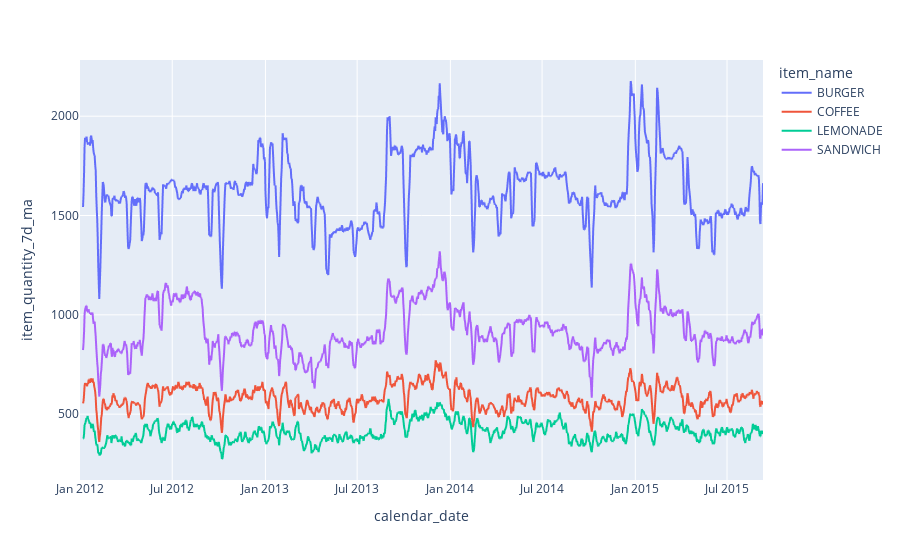

Here is the notebook cell this chart was saved with:
### Code cell
px.line(sales_by_date, x='calendar_date', y='item_quantity_7d_ma', color='item_name')

### Figure 1 — Plotly figure (JSON) as saved in the notebook; plotly's stock layout.template omitted (floating-point values rounded to 4 significant figures; data arrays with more than 128 entries replaced by an {"elided": "..."} marker saying what was removed)
{"data": [{"hovertemplate": "item_name=BURGER<br>calendar_date=%{x}<br>item_quantity_7d_ma=%{y}<extra></extra>", "legendgroup": "BURGER", "line": {"color": "#636efa", "dash": "solid"}, "marker": {"symbol": "circle"}, "mode": "lines", "name": "BURGER", "showlegend": true, "type": "scattergl", "x": {"elided": "1348 str values"}, "xaxis": "x", "y": {"elided": "1348 float values"}, "yaxis": "y"}, {"hovertemplate": "item_name=COFFEE<br>calendar_date=%{x}<br>item_quantity_7d_ma=%{y}<extra></extra>", "legendgroup": "COFFEE", "line": {"color": "#EF553B", "dash": "solid"}, "marker": {"symbol": "circle"}, "mode": "lines", "name": "COFFEE", "showlegend": true, "type": "scattergl", "x": {"elided": "1348 str values"}, "xaxis": "x", "y": {"elided": "1348 float values"}, "yaxis": "y"}, {"hovertemplate": "item_name=LEMONADE<br>calendar_date=%{x}<br>item_quantity_7d_ma=%{y}<extra></extra>", "legendgroup": "LEMONADE", "line": {"color": "#00cc96", "dash": "solid"}, "marker": {"symbol": "circle"}, "mode": "lines", "name": "LEMONADE", "showlegend": true, "type": "scattergl", "x": {"elided": "1348 str values"}, "xaxis": "x", "y": {"elided": "1348 float values"}, "yaxis": "y"}, {"hovertemplate": "item_name=SANDWICH<br>calendar_date=%{x}<br>item_quantity_7d_ma=%{y}<extra></extra>", "legendgroup": "SANDWICH", "line": {"color": "#ab63fa", "dash": "solid"}, "marker": {"symbol": "circle"}, "mode": "lines", "name": "SANDWICH", "showlegend": true, "type": "scattergl", "x": {"elided": "1348 str values"}, "xaxis": "x", "y": {"elided": "1348 float values"}, "yaxis": "y"}], "layout": {"legend": {"title": {"text": "item_name"}, "tracegroupgap": 0}, "margin": {"t": 60}, "xaxis": {"anchor": "y", "domain": [0, 1], "title": {"text": "calendar_date"}}, "yaxis": {"anchor": "x", "domain": [0, 1], "title": {"text": "item_quantity_7d_ma"}}}}
